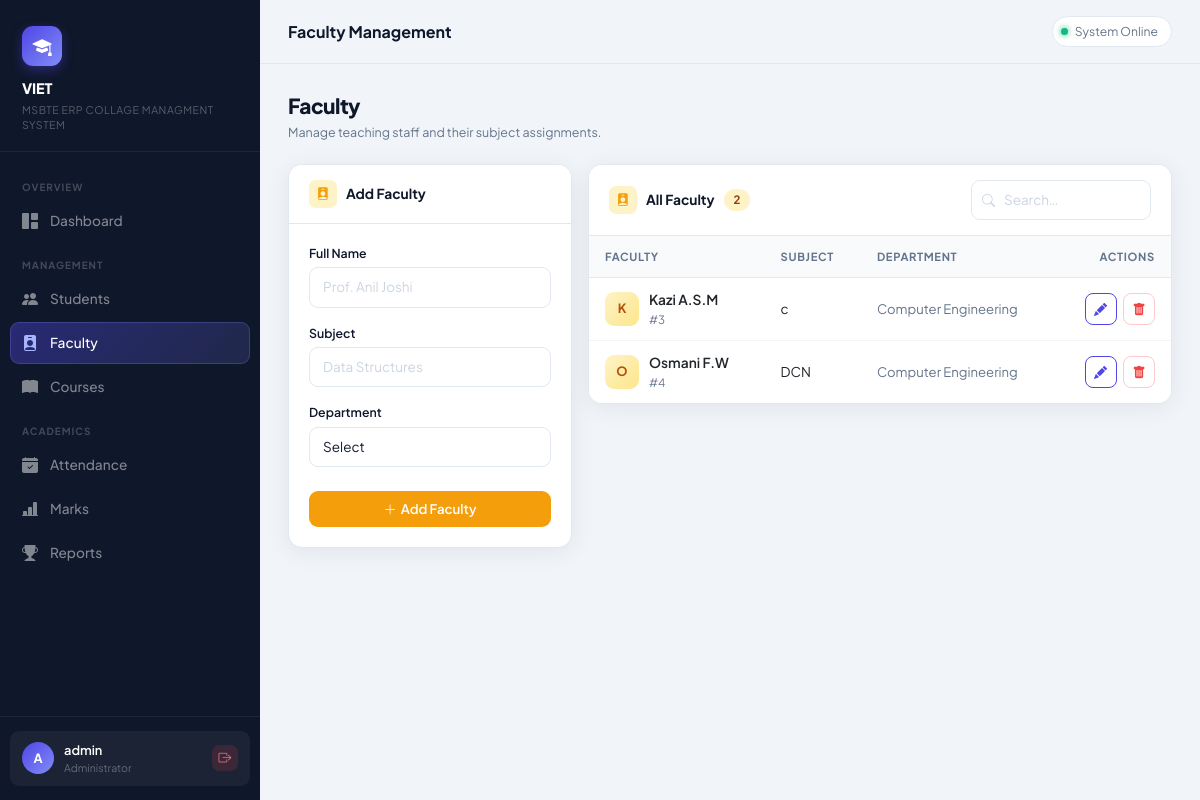
The app's page /faculty (signed in) with its own data.
### tables this page shows
CREATE TABLE faculty (
        id INTEGER PRIMARY KEY AUTOINCREMENT,
        name TEXT NOT NULL,
        subject TEXT NOT NULL,
        dept TEXT NOT NULL
    );

### app.py (the view)
@app.route("/faculty")
@login_required
def faculty():
    q = request.args.get("q","").strip()
    conn = connect(); cur = conn.cursor()
    if q:
        cur.execute("SELECT * FROM faculty WHERE name LIKE ? OR subject LIKE ? ORDER BY id",
                    (f"%{q}%", f"%{q}%"))
    else:
        cur.execute("SELECT * FROM faculty ORDER BY id")
    rows = cur.fetchall(); conn.close()
    return render_template("faculty.html", faculty=rows, q=q)

### app.py (called while the page is built)
def login_required(f):
    @wraps(f)
    def decorated(*args, **kwargs):
        if "admin" not in session:
            return redirect(url_for("login"))
        return f(*args, **kwargs)
    return decorated

### database.py (called while the page is built)
def connect():
    conn = sqlite3.connect(DB_PATH)
    conn.row_factory = sqlite3.Row
    return conn

### templates/faculty.html (shortened to what this page needs)
{% extends "base.html" %}
{% block page_title %}Faculty Management{% endblock %}
{% block content %}
<div class="ph">
  <div><div class="ph-title">Faculty</div><div class="ph-sub">Manage teaching staff and their subject assignments.</div></div>
</div>
<div class="row g-3">
  <div class="col-lg-4">
    <div class="card">
      <div class="card-hd"><div class="hd-icon" style="background:#fef3c7"><i class="bi bi-person-badge-fill" style="color:#f59e0b"></i></div>Add Faculty</div>
      <div class="card-bd">
        <form method="POST" action="{{ url_for('add_faculty') }}">
          <div class="mb-3"><label class="form-label">Full Name</label>
            <input type="text" name="name" class="form-control" placeholder="Prof. Anil Joshi" required/></div>
          <div class="mb-3"><label class="form-label">Subject</label>
            <input type="text" name="subject" class="form-control" placeholder="Data Structures" required/></div>
          <div class="mb-4"><label class="form-label">Department</label>
            <select name="dept" class="form-select" required>
              <option value="">Select</option>
            </select></div>
          <button class="btn btn-warning w-100"><i class="bi bi-plus-lg me-1"></i>Add Faculty</button>
        </form>
      </div>
    </div>
  </div>
  <div class="col-lg-8">
    <div class="card">
      <div class="card-hd" style="justify-content:space-between;flex-wrap:wrap;gap:10px">
        <div style="display:flex;align-items:center;gap:9px">
          <div class="hd-icon" style="background:#fef3c7"><i class="bi bi-person-badge-fill" style="color:#f59e0b"></i></div>
          All Faculty
          <span style="background:#fef3c7;color:#92400e;border-radius:99px;padding:2px 10px;font-size:.72rem;font-weight:700">{{ faculty|length }}</span>
        </div>
        <form class="d-flex gap-2" method="GET">
          <div class="search-box">
            <input type="text" name="q" class="form-control form-control-sm" placeholder="Search…" value="{{ q }}" style="width:180px"/></div>
        </form>
      </div>
      {% if faculty %}
      <div class="table-responsive">
        <table class="table mb-0">
          <thead><tr><th>Faculty</th><th>Subject</th><th>Department</th><th style="text-align:right">Actions</th></tr></thead>
          <tbody>
            {% for f in faculty %}
            <tr>
              <td>
                <div style="display:flex;align-items:center;gap:10px">
                  <div style="width:34px;height:34px;border-radius:9px;background:linear-gradient(135deg,#fef3c7,#fde68a);display:flex;align-items:center;justify-content:center;font-size:.8rem;font-weight:700;color:#b45309;flex-shrink:0">
                    {{ f.name[0]|upper }}
                  </div>
                  <div>
                    <div style="font-weight:600;font-size:.86rem">{{ f.name }}</div>
                    <div style="font-size:.72rem;color:var(--muted)">#{{ f.id }}</div>
                  </div>
                </div>
              </td>
              <td style="font-size:.84rem">{{ f.subject }}</td>
              <td style="font-size:.82rem;color:var(--muted)">{{ f.dept }}</td>
              <td style="text-align:right">
                <a href="{{ url_for('edit_faculty', fid=f.id) }}" class="btn btn-icon btn-outline-primary me-1"><i class="bi bi-pencil-fill"></i></a>
                <a href="{{ url_for('delete_faculty', fid=f.id) }}" class="btn btn-icon btn-outline-danger"
                   onclick="return confirm('Delete {{ f.name }}?')"><i class="bi bi-trash-fill"></i></a>
              </td>
            </tr>
            {% endfor %}
          </tbody>
        </table>
      </div>
      {% else %}
      <div class="empty"><i class="bi bi-person-badge"></i><p>No faculty added yet.</p></div>
      {% endif %}
    </div>
  </div>
</div>
{% endblock %}

### templates/base.html (style rules this page uses)
:root { --primary:#4f46e5; --primary-dark:#3730a3; --primary-light:#eef2ff; --accent:#f59e0b; --success:#10b981; --danger:#ef4444; --sidebar-bg:#0f172a; --sidebar-w:260px; --topbar-h:64px; --bg:#f1f5f9; --card:#ffffff; --text:#0f172a; --muted:#64748b; --border:#e2e8f0; --radius:14px; --shadow:0 4px 24px rgba(0,0,0,.07); }
*,*::before,*::after { box-sizing:border-box;margin:0;padding:0 }
body { font-family:'Plus Jakarta Sans',sans-serif;background:var(--bg);color:var(--text);min-height:100vh }
.ph { display:flex;align-items:flex-start;justify-content:space-between;margin-bottom:22px;flex-wrap:wrap;gap:12px }
.ph-title { font-size:1.3rem;font-weight:800;color:var(--text);letter-spacing:-.025em }
.ph-sub { font-size:.78rem;color:var(--muted);margin-top:2px }
.card { background:var(--card);border:1px solid var(--border);border-radius:var(--radius);box-shadow:var(--shadow);overflow:hidden }
.card-hd { background:var(--card);border-bottom:1px solid var(--border);padding:15px 20px;font-size:.86rem;font-weight:700;color:var(--text);display:flex;align-items:center;gap:9px }
.hd-icon { width:28px;height:28px;border-radius:7px;display:flex;align-items:center;justify-content:center;font-size:.8rem }
.card-bd { padding:20px }
.table { font-size:.845rem }
.table thead th { background:#f8fafc;font-size:.7rem;font-weight:700;letter-spacing:.06em;text-transform:uppercase;color:var(--muted);border-bottom:1px solid var(--border);padding:12px 16px;white-space:nowrap }
.table tbody td { padding:12px 16px;vertical-align:middle;border-bottom:1px solid #f1f5f9 }
.table tbody tr:last-child td { border-bottom:none }
.form-label { font-size:.77rem;font-weight:600;color:var(--text);margin-bottom:5px;display:block }
.form-control,.form-select { border:1.5px solid var(--border);border-radius:9px;font-size:.845rem;padding:9px 13px;background:#fff;color:var(--text);transition:all .17s;font-family:inherit }
.form-control::placeholder { color:#cbd5e1 }
.btn { font-size:.825rem;font-weight:600;border-radius:9px;padding:8px 16px;transition:all .17s;border:none;font-family:inherit }
.btn-warning { background:var(--accent);color:#fff }
.btn-outline-primary { border:1.5px solid var(--primary);color:var(--primary);background:transparent }
.btn-outline-danger { border:1.5px solid #fecaca;color:var(--danger);background:transparent }
.btn-icon { width:32px;height:32px;padding:0;display:inline-flex;align-items:center;justify-content:center;border-radius:8px;font-size:.82rem }
.search-box { position:relative }
.search-box input { padding-left:32px }

### records on screen
faculty: name "K", name "Kazi A.S.M", id "3", subject "c", dept "Computer Engineering"
faculty: name "O", name "Osmani F.W", id "4", subject "DCN", dept "Computer Engineering"

### other values on screen
{{ session.admin[0]|upper }} "A"
{{ session.admin }} "admin"
{{ faculty|length }} "2"
